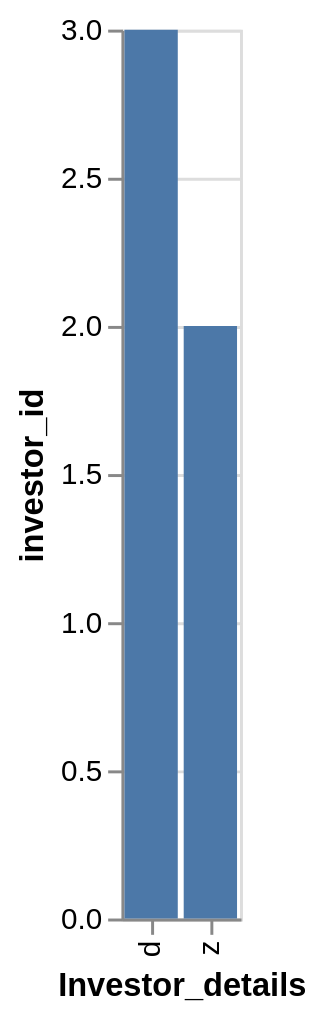

Write a Vega-Lite specification for this figure.
### Vega-Lite specification from a JSON file in a GitHub repository (floating-point values rounded to 4 significant figures)
{"data": {"values": [{"x_data": "d", "y_data": 3}, {"x_data": "z", "y_data": 2}]}, "mark": "bar", "encoding": {"x": {"field": "x_data", "type": "nominal", "title": "Investor_details", "sort": "ascending"}, "y": {"field": "y_data", "type": "quantitative", "title": "investor_id"}}}
